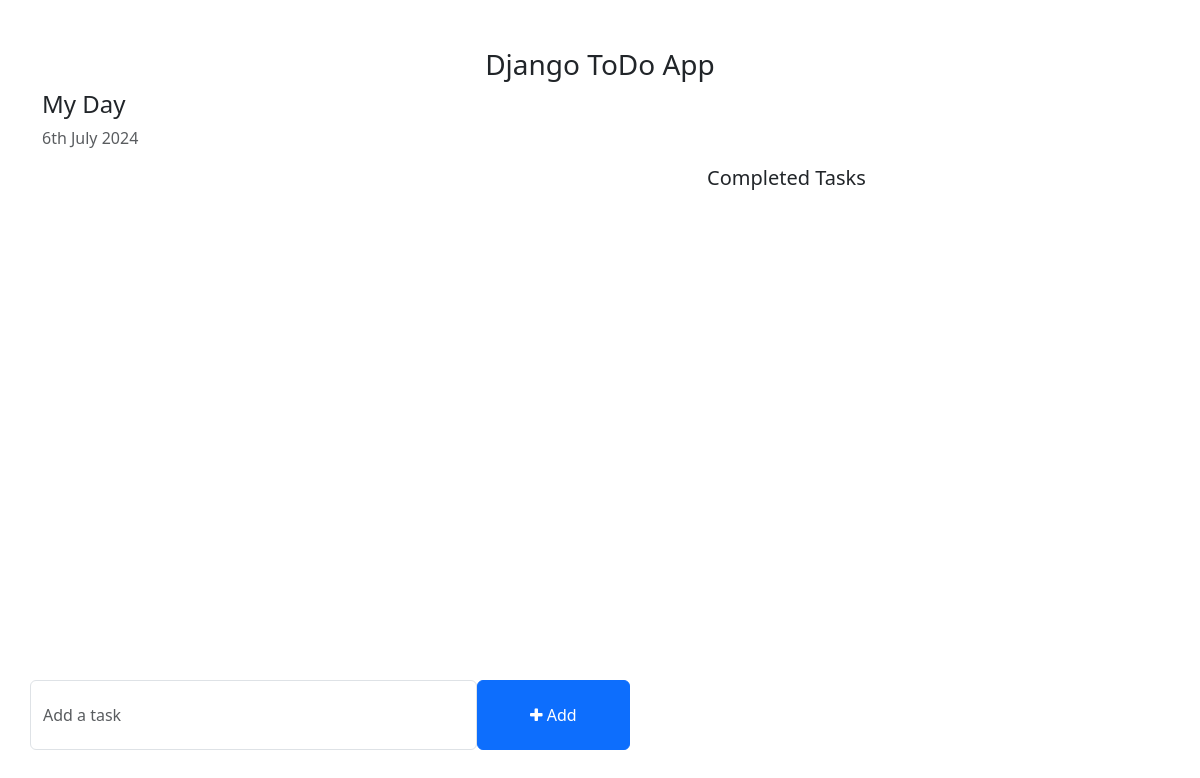
The app's page /, older data.
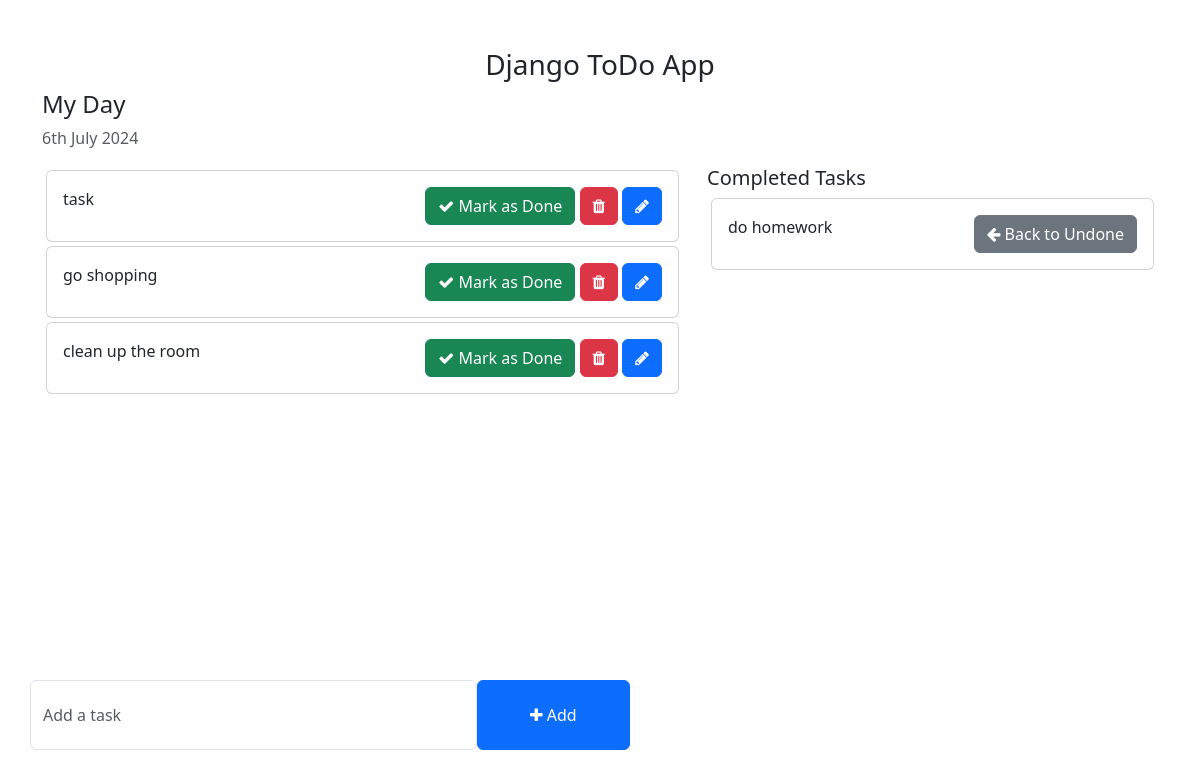
The same page, newer data.
### todo/models.py (models this page shows, shortened)
class Task(models.Model):
    task = models.CharField(max_length=250)
    is_completed = models.BooleanField(default=False)
    created_at = models.DateTimeField(auto_now_add=True)
    updated_at=models.DateTimeField(auto_now=True)

### todo_main/views.py (the view)
# urls.py: 2. Add a URL to urlpatterns:  path('', views.home, name='home')
def home(request):
    tasks = Task.objects.filter(is_completed=False).order_by('-updated_at')
    completed_tasks = Task.objects.filter(is_completed=True).order_by('-updated_at')
    context = {
        'tasks' : tasks,
        'completed_tasks' : completed_tasks,
    }
    return render(request, 'home.html', context)

### templates/home.html (shortened to what this page needs)
<!DOCTYPE html>
<html lang="en">
<head>
    <link href="https://cdn.jsdelivr.net/npm/bootstrap@5.3.0-alpha1/dist/css/bootstrap.min.css" rel="stylesheet">
    <link rel="stylesheet" href="https://cdnjs.cloudflare.com/ajax/libs/font-awesome/4.7.0/css/font-awesome.min.css">
</head>
<body>
    <div class="container">
        <h3 class="pt-5 text-center">Django ToDo App</h3>
        <div class="row">
            <h4>My Day</h4>
            <p class="text-muted">{% now "jS F Y" %}</p>
            <div class="col-md-7 col-lg-7" style="height: 450px; overflow: scroll;">
                {% for task in tasks %}
                <div class="card m-1">
                    <div class="card-body">
                        {{ task.task }}
                        <span style="position: relative; float: right;">
                            <a class="btn btn-success" href="{% url 'mark_as_done' task.pk %}"><i class="fa fa-check"></i> Mark as Done</a>
                            <a class="btn btn-danger" href = "{% url 'delete' task.pk %}"><i class="fa fa-trash"></i></a>
                            <a class="btn btn-primary" href = "{% url 'edit' task.pk %}"><i class="fa fa-pencil"></i></a>
                        </span>
                    </div>
                </div>
                {% endfor %}
            </div>
            <div class="col-md-5 col-lg-5">
                <h5>Completed Tasks</h5>
                 {% for task in completed_tasks %}
                <div class="card m-1">
                    <div class="card-body">
                        {{ task.task }}
                        <a style="position: relative; float: right;" class="btn btn-secondary" href="{% url 'back_to_undone' task.pk %}"><i class="fa fa-arrow-left"></i> Back to Undone</a>
                    </div>
                </div>
                {% endfor %}
            </div>
        </div>
        <div class="row">
            <div class="col-md-6 col-lg-6 p-0" style="position: absolute; bottom: 50px;">
                <form action="{% url 'addTask' %}" method="POST">
                    <div class="form-group">
                        <span style="display: flex;">
                            <input type="text" name="task" class="form-control" placeholder="Add a task">
                            <button type="submit" class="btn btn-primary" style="width: 200px;"><i class="fa fa-plus"></i> Add</button>
                        </span>
                    </div>
                </form>
            </div>
        </div>
    </div>
</body>
</html>

### templates/home.html (style rules this page uses)
.form-control { padding: 1.375rem .75rem !important; }

Row changes from the older to the newer data that the page shows:
added Task: task "task", shown under "My Day"
added Task: task "go shopping", shown under "My Day"
added Task: task "clean up the room", shown under "My Day"
added Task: task "do homework", shown under "Completed Tasks"
